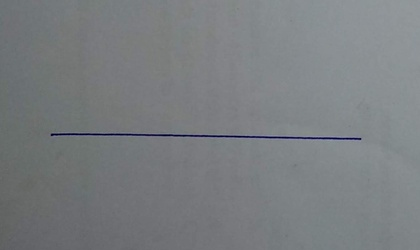
%> input picture Draw2cad/1.jpg, 420 x 250 px, shrunk from 1171 x 697 before the run
$ octave skeletonisation.m   (GNU Octave 9; MATLAB toolbox functions it lacks are replaced by stand-ins)
%> lines starting %> are read from the running program, lines starting %| are printed output that depends on the picture; in (x1, y1, x2, y2) boxes, pixels count from 0 and x2, y2 are one past the last pixel; in counts of white or black regions, pixels touching at a corner belong together; the program's own positions count from 1
clear;
M=imread('1.jpg');
%> M is the input picture: size 250x420x3 uint8; mean R, G, B 121.9, 125.4, 128.2
J=rgb2gray(M);

found=0;
num_d=1;
num_l=1;
[h,w]=size(J);
%> h = 250; w = 420
Jm=J;
%   converting into 1 and 255
n=0;
for i=1:h
    for j=1:w
        if(J(i,j)<30)
            J(i,j)=0;
            Jm(i,j)=1;
            n=n+1;
            visited(:,n)=[i j];
        else
            J(i,j)=255;
            Jm(i,j)=0;
        end

    end
end
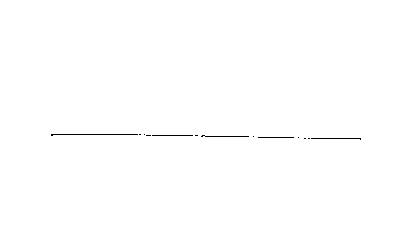
%> J: size 250x420 uint8; 99.7% white; black in thin lines or dots, all inside (x1, y1, x2, y2) = (51, 134, 361, 140)
%> after the loop, n = 283; visited = 283 columns, first 8: [135 135 135 135 135 135 135 135; 52 53 54 55 56 57 58 59]

imshow(J);
J1=J;

change=0;
n=0;
visitedt=visited;
%> visitedt has the same summary as visited
visitedf=visited;
%> visitedf has the same summary as visited
Jmt=Jm;
while(~isempty(visitedt))
    m=0;
    n=0;
    visitedt=[];

    while(n<length(visited(1,:)))
        n=n+1;

        i=visited(1,n);
        j=visited(2,n);
        temp=min([Jm(i-1,j) Jm(i-1,j+1) Jm(i+1,j-1) Jm(i-1,j-1) Jm(i+1,j+1) Jm(i+1,j) Jm(i,j-1) Jm(i,j+1)])+1;
        if(Jm(i,j)~=temp)
            Jmt(i,j)=temp;
            m=m+1;
            visitedt(:,m)=[i j];
        end
    end

    visited=visitedt;
    Jm=Jmt;
end
%> this loop made 1 pass

Jf=Jm;

for i=1:h
    for j=1:w
        Jf(i,j)=255;


    end
end
%> Jf: size 250x420 uint8; every value is 255

n=0;
while(n<length(visitedf))
    n=n+1;

    i=visitedf(1,n);
    j=visitedf(2,n);
    temp=max([Jm(i,j) Jm(i-1,j) Jm(i-1,j+1) Jm(i+1,j-1) Jm(i-1,j-1) Jm(i+1,j+1) Jm(i+1,j) Jm(i,j-1) Jm(i,j+1)]);
    if(Jm(i,j)==temp)
        Jf(i,j)=0;
    end
end
%> after the loop, n = 283
